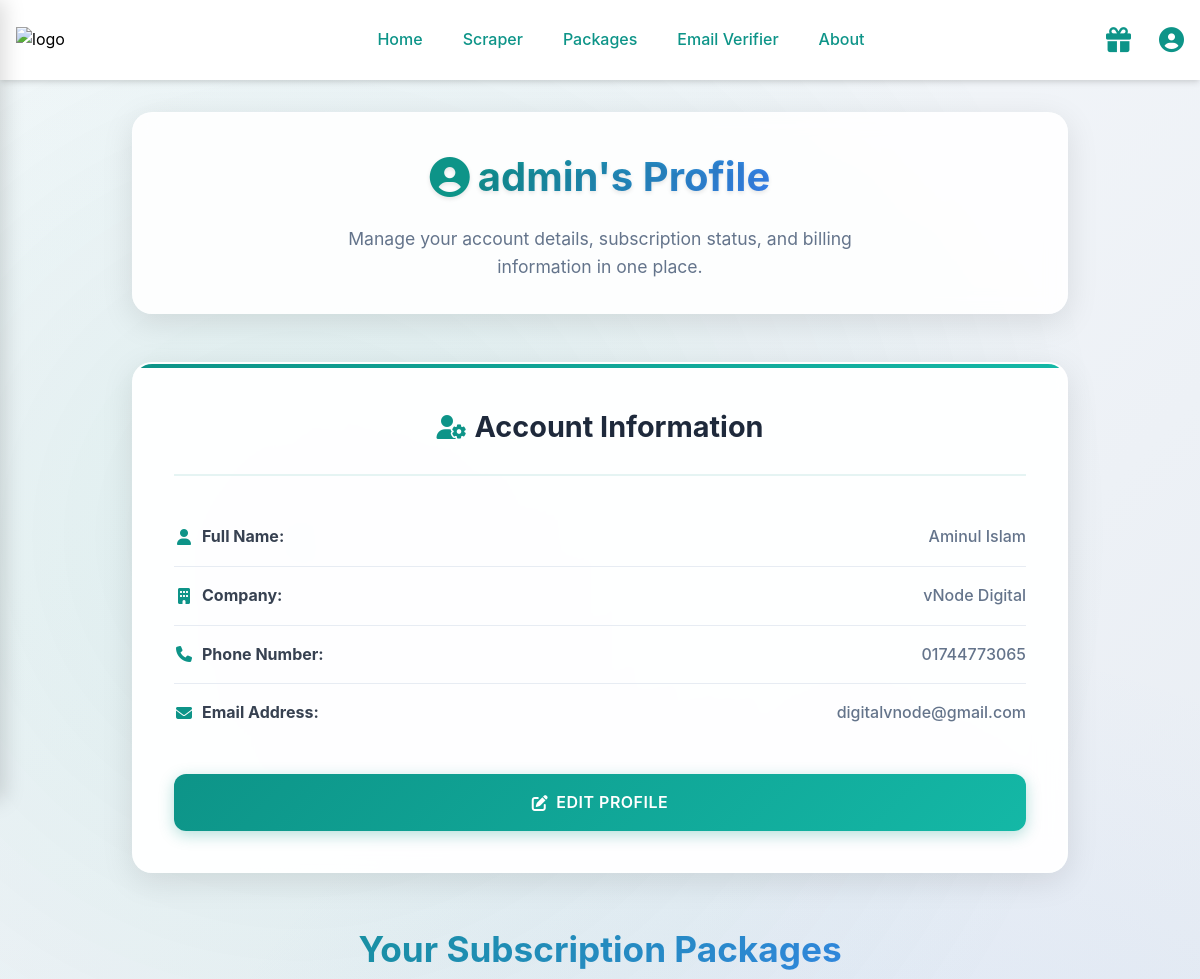
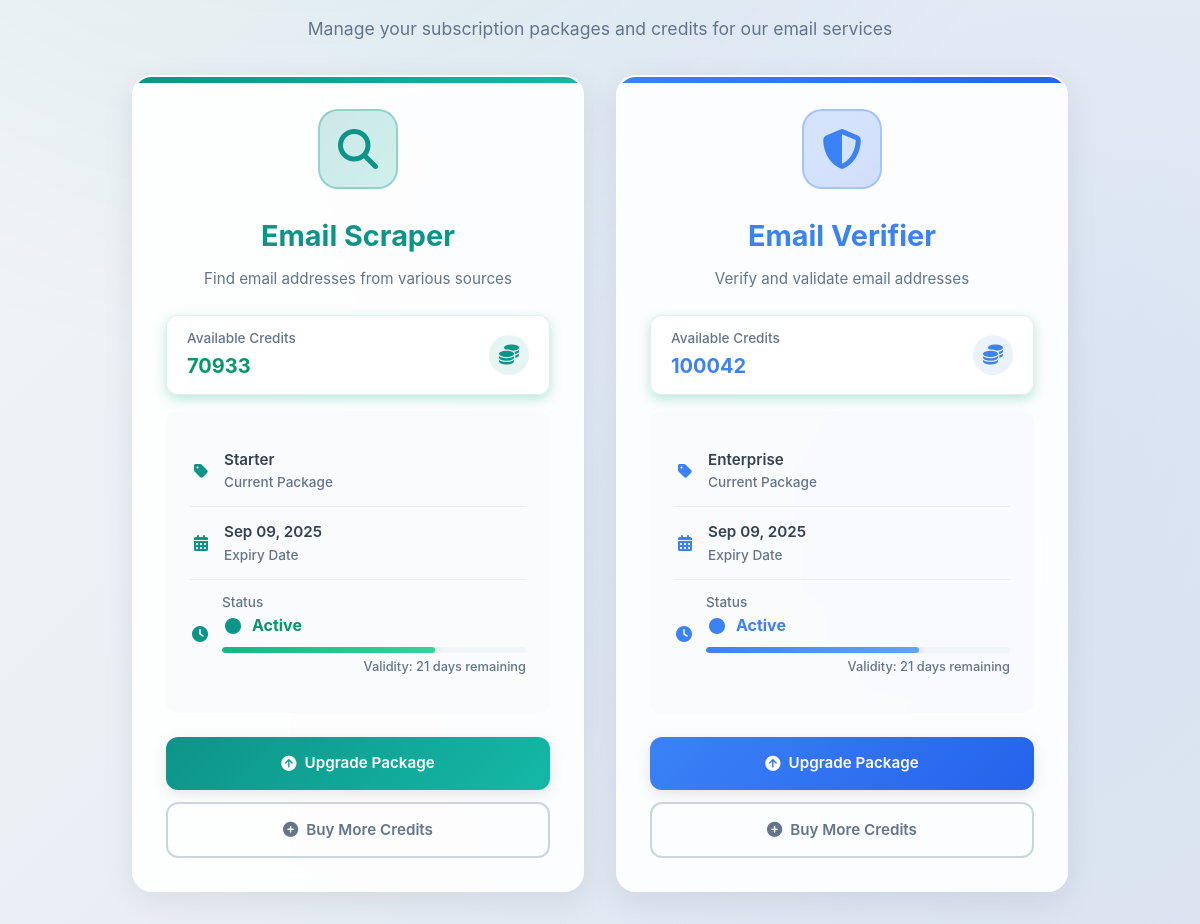
/account/profile/ (signed in, upper part), run on an earlier commit of the app's database (2 pictures, top to bottom).
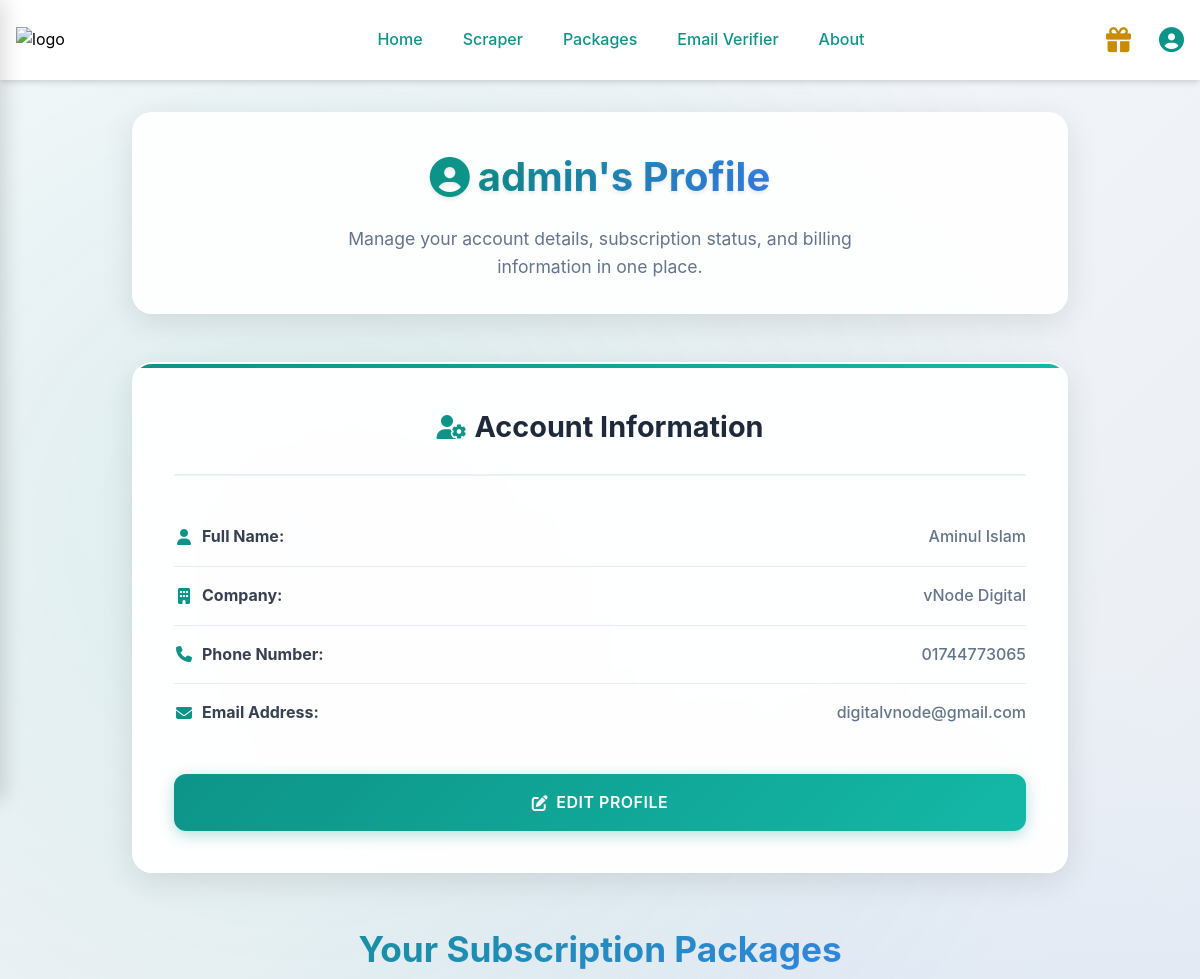
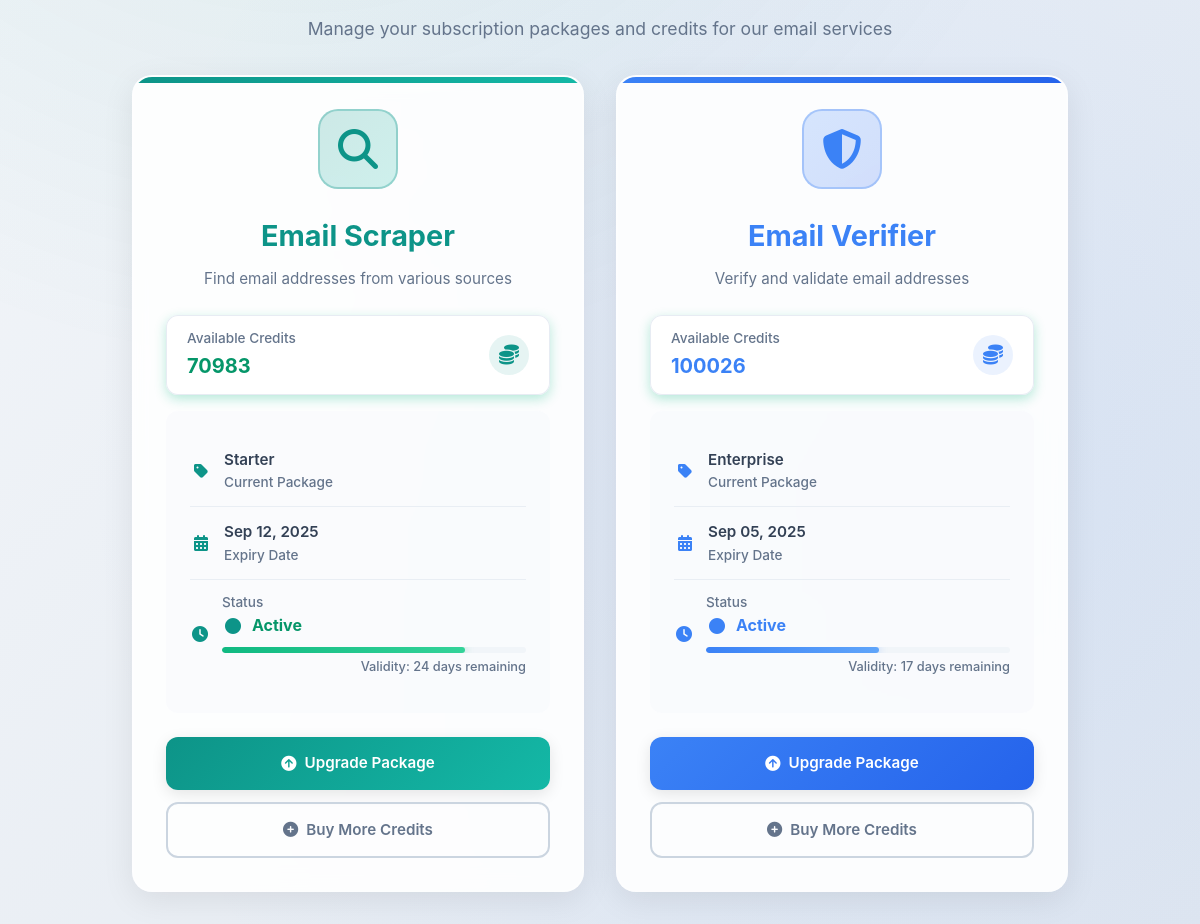
And on a later commit of the database (2 pictures, top to bottom).
### accounts/models.py (models this page shows, shortened)
class UserProfile(models.Model):
    PLAN_CHOICES = [
        ('free', 'Free'),
        ('starter', 'Starter'),
        ('pro', 'Pro'),
        ('enterprise', 'Enterprise'),
    ]
    STATUS_CHOICES = [
        ('pending', 'Pending'),
        ('approve', 'Approved'),
        ('reject', 'Rejected'),
    ]
    user = models.OneToOneField(User, on_delete=models.CASCADE, related_name='profile')
    phone_number = models.CharField(max_length=20, blank=True, null=True)
    company_name = models.CharField(max_length=100, blank=True, null=True)
    scraper_package = models.CharField(max_length=20, choices=PLAN_CHOICES, default='free')
    verifier_package = models.CharField(max_length=20, choices=PLAN_CHOICES, default='free')
    subscription_start = models.DateField(blank=True, null=True)
    subscription_end = models.DateField(blank=True, null=True)
    is_trial = models.BooleanField(default=False)
    verifier_subscription_start = models.DateField(blank=True, null=True)
    verifier_subscription_end = models.DateField(blank=True, null=True)
    verifier_is_trial = models.BooleanField(default=False)
    status = models.CharField(max_length=20, choices=STATUS_CHOICES, default='pending')
    verification_token = models.CharField(max_length=256, blank=True, null=True)
    email_credits = models.IntegerField(default=100)  # could reset monthly based on plan
    verify_credits = models.IntegerField(default=100)  # could reset monthly based on plan
    total_scrapes = models.IntegerField(default=0)
    last_login_ip = models.GenericIPAddressField(blank=True, null=True)
    preferred_language = models.CharField(max_length=10, default='en')
    timezone = models.CharField(max_length=50, default='UTC')
    last_reward_claim = models.DateField(blank=True, null=True)  # Track last reward claim date
    claimed_free_package = models.BooleanField(default=False)
    claimed_free_verifier_package = models.BooleanField(default=False)

### accounts/views.py (the view)
# urls.py: path('profile/', views.user_profile, name='user_profile'),  # Fixed incorrect reference
@login_required
def user_profile(request):
    profile, created = UserProfile.objects.get_or_create(user=request.user)
    today = date.today()
    scraper_remaining_days = None
    if profile.subscription_end:
        scraper_remaining_days = (profile.subscription_end - today).days
        if scraper_remaining_days < 0:
            scraper_remaining_days = 0
    verifier_remaining_days = None
    if profile.verifier_subscription_end:
        verifier_remaining_days = (profile.verifier_subscription_end - today).days
        if verifier_remaining_days < 0:
            verifier_remaining_days = 0
    return render(request, 'accounts/user_profile.html', {
        'profile': profile,
        'today': today,
        'remaining_days': scraper_remaining_days,  # For backwards compatibility
        'scraper_remaining_days': scraper_remaining_days,
        'verifier_remaining_days': verifier_remaining_days,
    })

### accounts/context_processors.py (called while the page is built)
def today_context(request):
    return {
        'today': now().date()
    }

### page/context_processors.py (called while the page is built)
def footer_pages(request):
    return {
        'footer_pages': Page.objects.filter(is_footer=True)
    }

### templates/accounts/user_profile.html (shortened to what the changed rows need)
{% extends 'base.html' %}
{% load static %}
{% block head %}
<link href="https://cdnjs.cloudflare.com/ajax/libs/font-awesome/6.0.0/css/all.min.css" rel="stylesheet">
{% endblock %}
{% block body %}
<div class="profile-dashboard">
    <div class="profile-container">
        <div class="profile-header">
            <h1>
                <i class="fas fa-user-circle"></i>
                <span class="title-text">{{ request.user.username }}'s Profile</span>
            </h1>
        </div>
        <div class="profile-card">
            <ul class="profile-info">
                <li class="profile-item">
                    <span class="profile-label">
                        <i class="fas fa-building"></i>
                        <strong>Company:</strong>
                    </span>
                    <span class="profile-value">{{ profile.company_name|default:"Not specified" }}</span>
                </li>
                <li class="profile-item">
                    <span class="profile-label">
                        <i class="fas fa-phone"></i>
                        <strong>Phone Number:</strong>
                    </span>
                    <span class="profile-value">{{ profile.phone_number|default:"Not specified" }}</span>
                </li>
            </ul>
        </div>
        <div class="subscription-section">
            <div class="subscription-header">
                <h2>Your Subscription Packages</h2>
            </div>
            <div class="subscription-container">
                <div class="subscription-card scraper-card">
                    <div class="credits-counter scraper-credits {% if profile.email_credits > 0 %}credits-high{% else %}credits-low{% endif %}">
                        <div class="credits-info">
                            <span class="credits-label">Available Credits</span>
                            <span class="credits-count">{{ profile.email_credits }}</span>
                        </div>
                    </div>
                    <div class="subscription-details">
                        <div class="subscription-item scraper-item">
                            <div>
                                <span class="subscription-value">{{ profile.scraper_package|capfirst }}</span>
                                <span class="subscription-label">Current Package</span>
                            </div>
                        </div>
                        <div class="subscription-item scraper-item">
                            <div>
                                <span class="subscription-value">
                                    {% if profile.subscription_end %}
                                        {{ profile.subscription_end|date:"M d, Y" }}
                                    {% else %}
                                        Not Available
                                    {% endif %}
                                </span>
                                <span class="subscription-label">Expiry Date</span>
                            </div>
                        </div>
                        <div class="subscription-item scraper-item">
                            <div style="width: 100%;">
                                {% if profile.subscription_end and profile.subscription_end >= today %}
                                    <div class="status-validity-display">
                                        <div class="status-line">
                                            <div class="status-indicator">
                                                <i class="fas fa-circle"></i>
                                                 Active
                                            </div>
                                        </div>
                                        <div class="validity-line">
                                            <div class="validity-progress"></div>
                                        </div>
                                        <div class="validity-text" id="scraper-remaining-days" data-days="{{ scraper_remaining_days|default:0 }}">
                                            Validity: {{ scraper_remaining_days|default:0 }} days remaining
                                        </div>
                                    </div>
                                {% elif profile.subscription_end %}
                                    <span class="status-pill status-expired">
                                        <i class="fas fa-times-circle"></i>
                                        Expired
                                    </span>
                                {% else %}
                                    <span class="status-pill status-warning">
                                        <i class="fas fa-exclamation-triangle"></i>
                                        No data
                                    </span>
                                {% endif %}
                            </div>
                        </div>
                    </div>
                </div>
                <div class="subscription-card verifier-card">
                    <div class="credits-counter verifier-credits {% if profile.verify_credits > 0 %}credits-high{% else %}credits-low{% endif %}">
                        <div class="credits-info">
                            <span class="credits-label">Available Credits</span>
                            <span class="credits-count" style="color: #3b82f6;">{{ profile.verify_credits }}</span>
                        </div>
                    </div>
                    <div class="subscription-details">
                        <div class="subscription-item verifier-item">
                            <div>
                                <span class="subscription-value">{{ profile.verifier_package|capfirst }}</span>
                                <span class="subscription-label">Current Package</span>
                            </div>
                        </div>
                        <div class="subscription-item verifier-item">
                            <div>
                                <span class="subscription-value">
                                    {% if profile.verifier_subscription_end %}
                                        {{ profile.verifier_subscription_end|date:"M d, Y" }}
                                    {% else %}
                                        Not Available
                                    {% endif %}
                                </span>
                                <span class="subscription-label">Expiry Date</span>
                            </div>
                        </div>
                        <div class="subscription-item verifier-item">
                            <div style="width: 100%;">
                                {% if profile.verifier_subscription_end and profile.verifier_subscription_end >= today %}
                                    <div class="status-validity-display">
                                        <div class="status-line">
                                            <div class="status-indicator" style="color: #3b82f6;">
                                                <i class="fas fa-circle"></i>
                                                 Active
                                            </div>
                                        </div>
                                        <div class="validity-line">
                                            <div class="validity-progress"></div>
                                        </div>
                                        <div class="validity-text" id="verifier-remaining-days" data-days="{{ verifier_remaining_days|default:0 }}">
                                            Validity: {{ verifier_remaining_days|default:0 }} days remaining
                                        </div>
                                    </div>
                                {% elif profile.verifier_subscription_end %}
                                    <span class="status-pill status-expired">
                                        <i class="fas fa-times-circle"></i>
                                        Expired
                                    </span>
                                {% else %}
                                    <span class="status-pill status-warning">
                                        <i class="fas fa-exclamation-triangle"></i>
                                        No data
                                    </span>
                                {% endif %}
                            </div>
                        </div>
                    </div>
                </div>
            </div>
        </div>
    </div>
</div>
{% endblock %}

What changed in the data, as far as the page shows it:
changed UserProfile "vNode Digital": last_reward_claim "2025-07-28" → "2025-08-19" (drawn); email_credits "70933" → "70983"; subscription_end "Sep 09, 2025" → "Sep 12, 2025"; verify_credits "100042" → "100026"; verifier_subscription_end "Sep 09, 2025" → "Sep 05, 2025"
Also different on the page:
{{ scraper_remaining_days|default:0 }}: "21" → "24"
{{ verifier_remaining_days|default:0 }}: "21" → "17"
